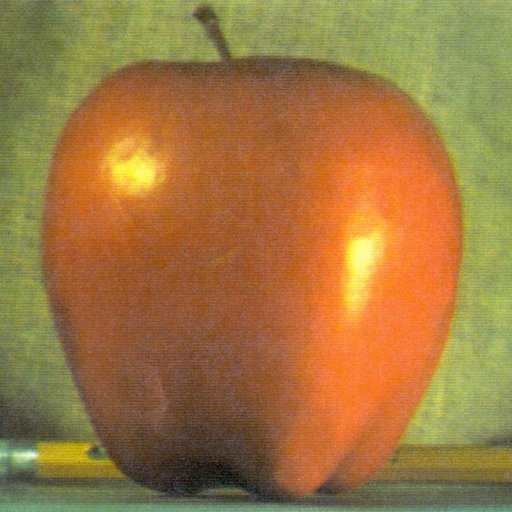
#> input picture Images & Videos/apple.jpg, 512 x 512 px
$ python Detect_Orange_Using_Mask.py
#> lines starting #> are read from the running program, lines starting #| are printed output that depends on the picture; after the words box and inside, x2 and y2 are one past the last pixel; in counts of white or black regions, pixels touching at a corner belong together
# finding orange using mask
import cv2 as cv
import numpy as np


def dothis(x):
    pass


cv.namedWindow('trackbar')
cv.createTrackbar('LH', 'trackbar', 0, 255, dothis)
cv.createTrackbar('LS', 'trackbar', 255, 255, dothis)
cv.createTrackbar('LV', 'trackbar', 255, 255, dothis)
cv.createTrackbar('HH', 'trackbar', 0, 255, dothis)
cv.createTrackbar('HS', 'trackbar', 255, 255, dothis)
cv.createTrackbar('HV', 'trackbar', 255, 255, dothis)
img = cv.imread('../Images & Videos/apple.jpg')
#> img is the input picture: shape (512, 512, 3); mean B, G, R 64.8, 119.7, 159.1
hsv = cv.cvtColor(img, cv.COLOR_BGR2HSV)
#> hsv: shape (512, 512, 3); mean H, S, V 21.7, 145.4, 163
while True:
    t1 = cv.getTrackbarPos('LH', 'trackbar')  #
    t2 = cv.getTrackbarPos('LS', 'trackbar')  # 255
    t3 = cv.getTrackbarPos('LV', 'trackbar')  # 0
    t4 = cv.getTrackbarPos('HH', 'trackbar')  # 180
    t5 = cv.getTrackbarPos('HS', 'trackbar')  # 255
    t6 = cv.getTrackbarPos('HV', 'trackbar')  # 90
    # print(t1,t2,t3,t4,t5,t6)
    # mask = cv.inRange(hsv,(t1, t2, t3),(t4, t5, t6))
    mask = cv.inRange(hsv, (0, 0, 0), (21, 255, 255))
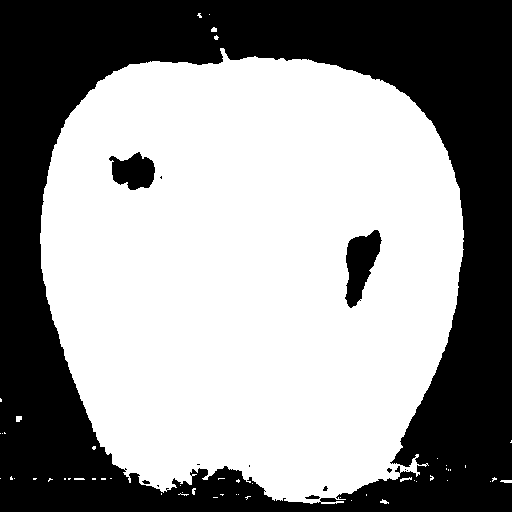
#> mask: shape (512, 512); 58.3% white; 13 black regions (8 under 20 px), largest, box (x1, y1, x2, y2) and area: (0, 0, 512, 512) 106418, (345, 230, 382, 308) 1655, (109, 152, 155, 190) 1185, (305, 495, 320, 499) 41, (142, 480, 150, 484) 22
    img2 = cv.bitwise_and(img, img, mask=mask)
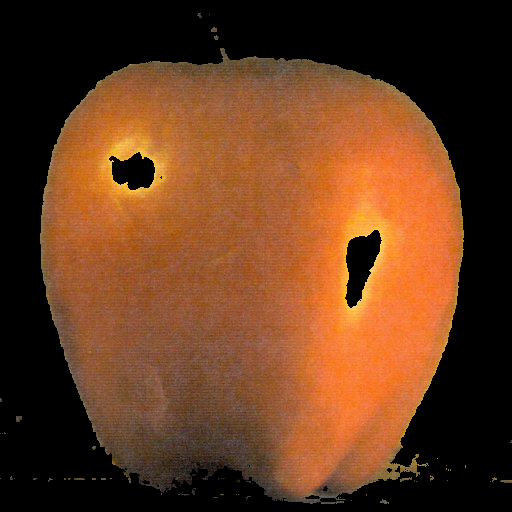
#> img2: shape (512, 512, 3); mean B, G, R 30.3, 59, 101.5
    mask = cv.cvtColor(mask, cv.COLOR_GRAY2BGR)
    hstack = np.hstack([img, mask, img2])
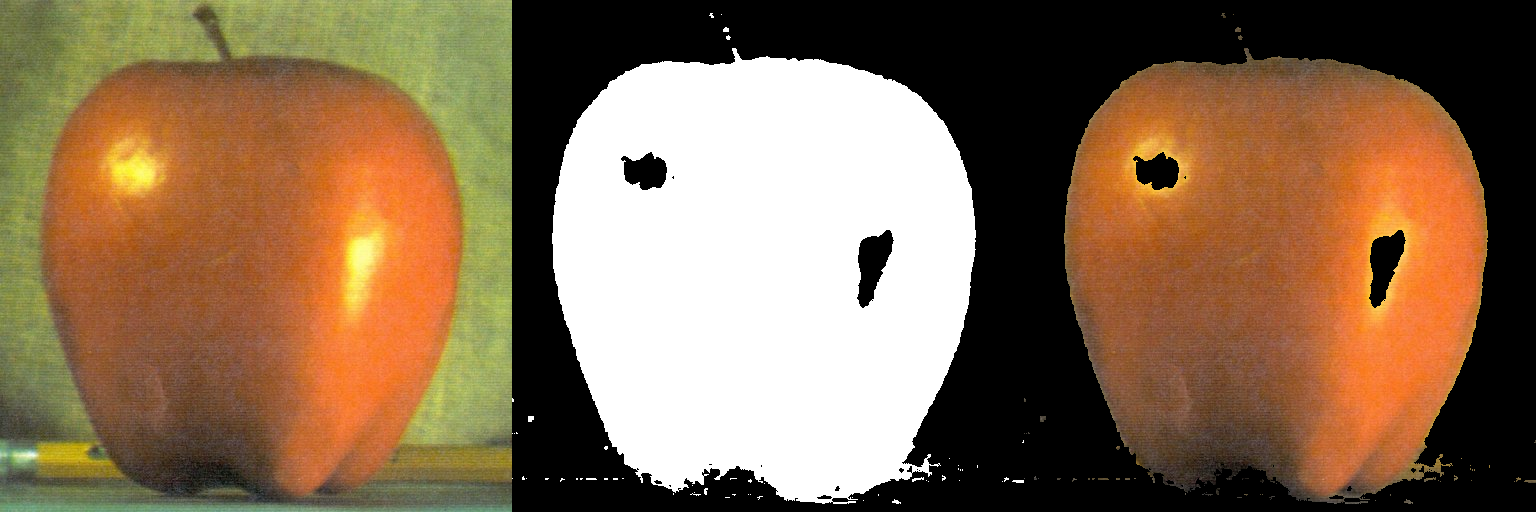
#> hstack: shape (512, 1536, 3); mean B, G, R 81.2, 109.1, 136.4
    hstack = cv.resize(hstack, (750, 350))
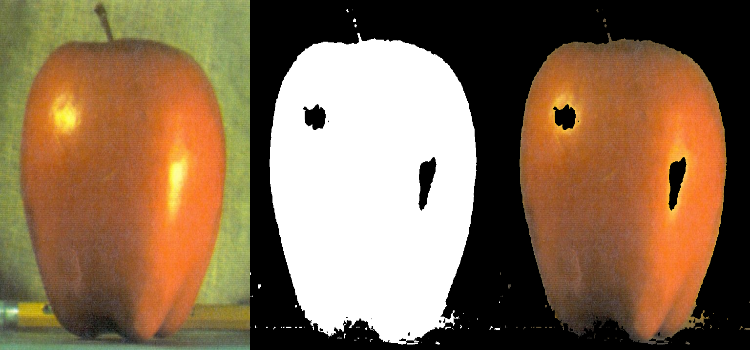
#> hstack: shape (350, 750, 3); mean B, G, R 81.1, 109, 136.3
    cv.imshow('show', hstack)
    cv.waitKey(1)

$ run again, with Images & Videos/butterfly.jpg copied over Images & Videos/apple.jpg
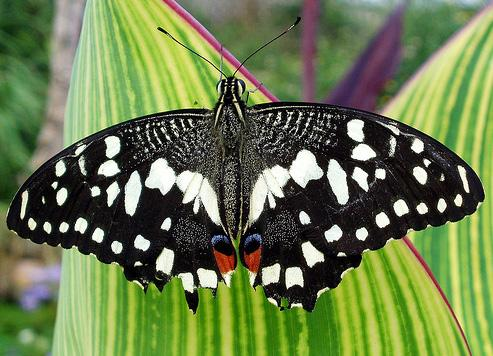
#> input picture Images & Videos/butterfly.jpg, 493 x 356 px
#> img is the input picture: shape (356, 493, 3); mean B, G, R 77.2, 123.6, 107
#> hsv: shape (356, 493, 3); mean H, S, V 56.2, 104.6, 127.3
#> `mask = cv.inRange(hsv, (0, 0, 0), (21, 255, 255))`:
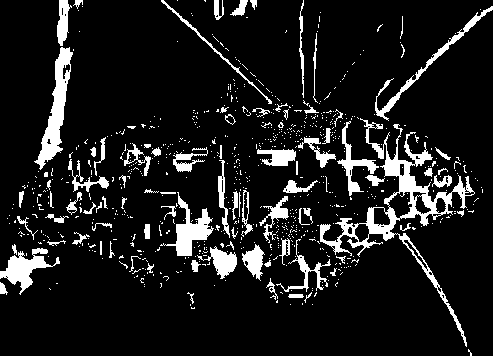
#> mask: shape (356, 493); 11.1% white; 765 white regions (677 under 20 px), largest, box (x1, y1, x2, y2) and area: (320, 118, 475, 347) 4108, (34, 47, 73, 170) 1611, (160, 192, 214, 256) 1081
#> `hstack = cv.resize(hstack, (750, 350))`:
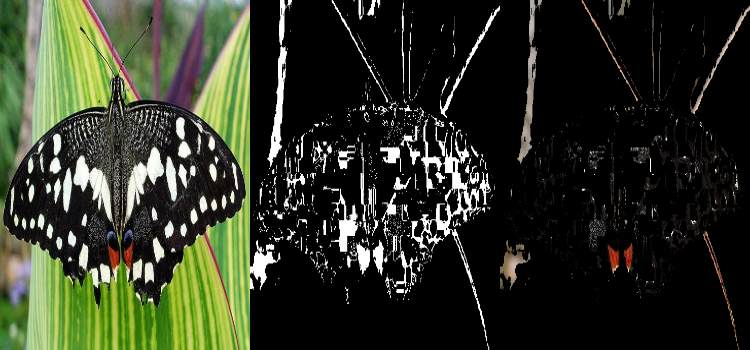
#> hstack: shape (350, 750, 3); mean B, G, R 37.2, 52.9, 47.8
